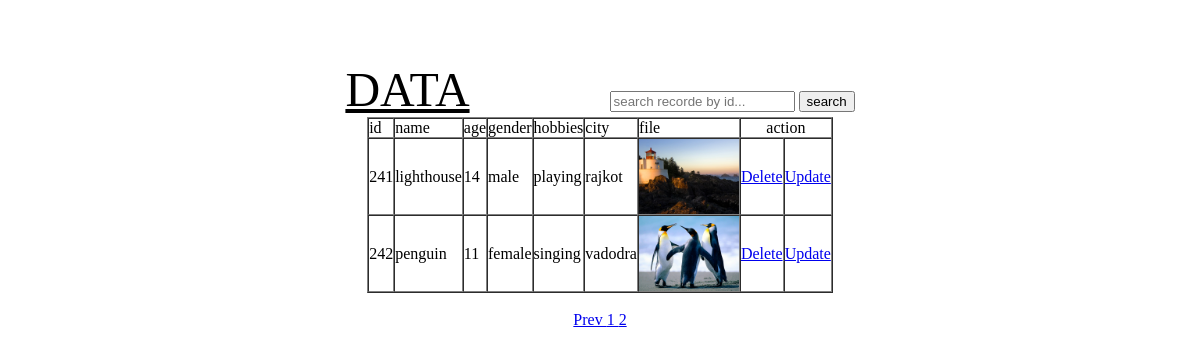
/crud/view.php?page=2 (signed in), run on an earlier commit of the app's database.
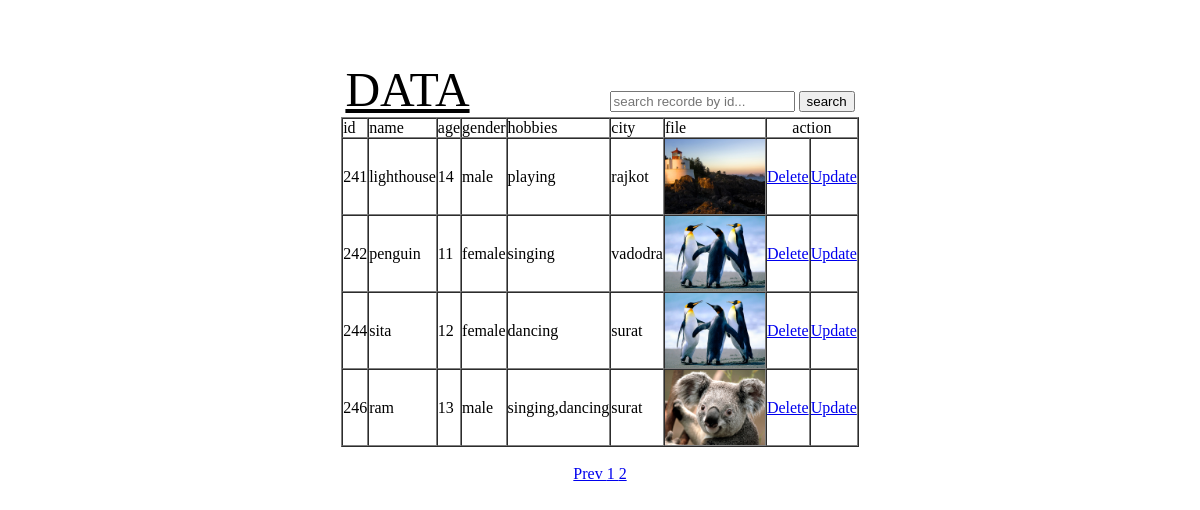
And on a later commit of the database.
### tables this page shows
CREATE TABLE `crud` (
  `log_id` int(10) NOT NULL,
  `id` int(10) NOT NULL,
  `name` varchar(500) NOT NULL,
  `age` int(100) NOT NULL,
  `gender` varchar(100) NOT NULL,
  `hobbies` varchar(1000) NOT NULL,
  `city` varchar(1000) NOT NULL,
  `file` varchar(1000) DEFAULT NULL,
  `status` varchar(10) NOT NULL
);

### crud/view.php (the view, shortened to what this page needs)
<center><?php
    $conn=mysqli_connect('localhost','root','','db');
    ?>
    <!DOCTYPE html>
    <html>
    <head>
    </head>
    <body>
    </body>
    <?php
          $limit = 5;
            if (isset($_GET["page"])) {
                $page_number  = $_GET["page"];
            }
            else {
              $page_number=1;
            }
            $initial_page = ($page_number-1) * $limit;
            $getQuery = "SELECT * FROM crud LIMIT $initial_page, $limit";
            $result = mysqli_query ($conn, $getQuery);
        ?>
    <?php
    	if (mysqli_num_rows($result) > 0) {
    ?>
    <br><br><br>
    <font size=7><u>DATA</u></font> &nbsp;&nbsp;&nbsp;&nbsp;&nbsp;&nbsp;&nbsp;&nbsp;&nbsp;&nbsp;&nbsp;&nbsp;&nbsp;&nbsp;&nbsp;&nbsp;&nbsp;&nbsp;&nbsp;&nbsp;&nbsp;&nbsp;&nbsp;&nbsp;&nbsp;&nbsp;&nbsp;&nbsp;&nbsp;&nbsp;&nbsp;&nbsp;&nbsp;
    <input type="text" name="record" placeholder="search recorde by id..." value="<?php if(isset($_GET['id'])){echo $_GET['id'];}?>">
    <input type="submit" name="search" value="search"  onclick="location.href = 'http://localhost/PHP-training%20loopcon/crud/search1.php';">
      <table border="1" cellpadding="0" cellspacing="0">
      <tr>
      	<td>id</td>
        <td>name</td>
        <td>age</td>
        <td>gender</td>
         <td>hobbies</td>
          <td>city</td>
        <td>file</td>
        <td colspan="8" align="center"> action </td>
      </tr>
    <?php
    while($row = mysqli_fetch_array($result))
     {
    ?>
    <tr>
    	<td><?php echo $row["id"]; ?></td>
        <td><?php echo $row["name"]; ?></td>
        <td><?php echo $row["age"]; ?></td>
        <td><?php echo $row["gender"]; ?></td>
        <td><?php echo $row["hobbies"]; ?></td>
        <td><?php echo $row["city"]; ?></td>
         <?php echo"<td><img src='photo/".$row["file"]."'  width='100'></td>";?>
        <td><a href="delete.php?id=<?php echo $row["id"]; ?>" onclick="return confirm('Are you sure?')" >Delete</a></td>
        <td><a href="update.php?id=<?php echo $row["id"]; ?>">Update</a></td>
    </tr>
    <?php
    }
    ?>
    </table>
     <?php
    }
    else{
        echo "No result found";
    }
    ?>
     <div class="Items">
    <center><?php
            $getQuery = "SELECT COUNT(*) FROM crud";
            $result = mysqli_query($conn, $getQuery);
            $row = mysqli_fetch_row($result);
            $total_rows = $row[0];
            $total_pages = ceil($total_rows / $limit);
            $pageURL = "";
            if($page_number>=2){
                echo "<a href='view.php?page=".($page_number-1)."'>  Prev </a>";
            }
            for ($i=1; $i<=$total_pages; $i++) {
              if ($i == $page_number) {
                  $pageURL .= "<a class = 'active' href='view.php?page="
                                                    .$i."'>".$i." </a>";
              }
              else  {
                  $pageURL .= "<a href='view.php?page=".$i."'>
                                                    ".$i." </a>";
              }
            };
            echo $pageURL;
          ?>
          </div>
    </center>
    </body>
    </html>

What changed in the data, as far as the page shows it:
added crud: id "244", name "sita", age "12", gender "female", hobbies "dancing", city "surat", file (picture)
added crud: id "246", name "ram", age "13", gender "male", hobbies "singing,dancing", city "surat", file (picture)
